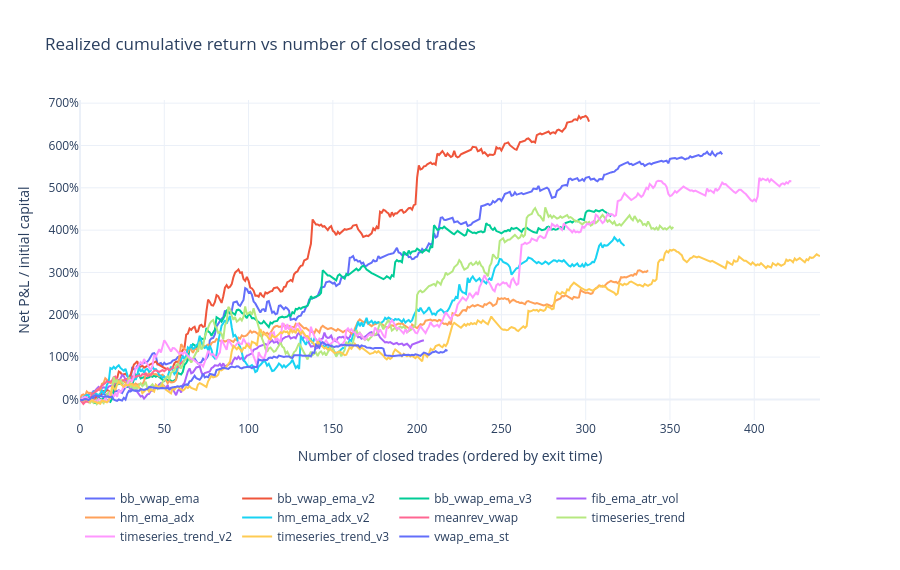

The code cell stored with this chart in its notebook:
### Markdown cell above
## 2. Edge: cumulative return vs number of trades
Click legend names to hide/show strategies; double-click to isolate one. All curves use net P&L and their own reported initial capital. Different trade counts and exposure mean this is not a like-for-like forward test.

### Code cell
interactive_equity = equity_comparison(strategies)
interactive_equity.show(renderer="plotly_mimetype")
fig = equity_small_multiples(strategies)
if EXPORT:
    interactive_equity.write_html(FIGURE_DIR / "equity_comparison.html", include_plotlyjs=True)
    fig.savefig(FIGURE_DIR / "equity_by_trade.png", dpi=160, bbox_inches="tight")
plt.show()
show_table(summary[["net_pnl", "gross_pnl", "charges", "total_return", "max_trade_drawdown", "max_daily_drawdown", "max_loss_streak"]])

### Figure 1 — Plotly figure (JSON) as saved in the notebook; plotly's stock layout.template omitted (floating-point values rounded to 4 significant figures; data arrays with more than 128 entries replaced by an {"elided": "..."} marker saying what was removed)
{"data": [{"hovertemplate": "Trade %{x}<br>Return %{y:.2%}<extra>%{fullData.name}</extra>", "mode": "lines", "name": "bb_vwap_ema", "type": "scatter", "x": {"elided": "382 int values"}, "y": {"elided": "382 float values"}}, {"hovertemplate": "Trade %{x}<br>Return %{y:.2%}<extra>%{fullData.name}</extra>", "mode": "lines", "name": "bb_vwap_ema_v2", "type": "scatter", "x": {"elided": "303 int values"}, "y": {"elided": "303 float values"}}, {"hovertemplate": "Trade %{x}<br>Return %{y:.2%}<extra>%{fullData.name}</extra>", "mode": "lines", "name": "bb_vwap_ema_v3", "type": "scatter", "x": {"elided": "316 int values"}, "y": {"elided": "316 float values"}}, {"hovertemplate": "Trade %{x}<br>Return %{y:.2%}<extra>%{fullData.name}</extra>", "mode": "lines", "name": "fib_ema_atr_vol", "type": "scatter", "x": {"elided": "205 int values"}, "y": {"elided": "205 float values"}}, {"hovertemplate": "Trade %{x}<br>Return %{y:.2%}<extra>%{fullData.name}</extra>", "mode": "lines", "name": "hm_ema_adx", "type": "scatter", "x": {"elided": "338 int values"}, "y": {"elided": "338 float values"}}, {"hovertemplate": "Trade %{x}<br>Return %{y:.2%}<extra>%{fullData.name}</extra>", "mode": "lines", "name": "hm_ema_adx_v2", "type": "scatter", "x": {"elided": "324 int values"}, "y": {"elided": "324 float values"}}, {"hovertemplate": "Trade %{x}<br>Return %{y:.2%}<extra>%{fullData.name}</extra>", "mode": "lines", "name": "meanrev_vwap", "type": "scatter", "x": [0, 1, 2, 3, 4, 5, 6, 7, 8, 9, 10, 11, 12, 13, 14, 15, 16, 17, 18, 19, 20, 21, 22, 23, 24, 25, 26, 27, 28, 29, 30, 31, 32, 33, 34, 35, 36, 37, 38, 39, 40, 41, 42, 43, 44, 45, 46, 47, 48, 49, 50, 51, 52, 53, 54, 55, 56, 57, 58, 59, 60, 61, 62], "y": [0.0, -0.05005, -0.1065, -0.0606, -0.0386, -0.06447, -0.00783, 0.1238, 0.1488, 0.1676, 0.2014, 0.228, 0.2915, 0.3189, 0.3408, 0.3849, 0.4322, 0.4065, 0.4218, 0.4471, 0.5231, 0.5406, 0.4757, 0.4503, 0.4243, 0.4388, 0.4617, 0.4753, 0.4917, 0.4615, 0.4343, 0.5426, 0.5189, 0.5348, 0.5505, 0.5684, 0.5473, 0.5993, 0.5876, 0.6192, 0.5506, 0.5698, 0.585, 0.6337, 0.6754, 0.6875, 0.6688, 0.6525, 0.6718, 0.6926, 0.6665, 0.7079, 0.7287, 0.6972, 0.712, 0.7592, 0.7331, 0.7518, 0.7703, 0.8216, 0.8585, 0.8771, 0.9288]}, {"hovertemplate": "Trade %{x}<br>Return %{y:.2%}<extra>%{fullData.name}</extra>", "mode": "lines", "name": "timeseries_trend", "type": "scatter", "x": {"elided": "353 int values"}, "y": {"elided": "353 float values"}}, {"hovertemplate": "Trade %{x}<br>Return %{y:.2%}<extra>%{fullData.name}</extra>", "mode": "lines", "name": "timeseries_trend_v2", "type": "scatter", "x": {"elided": "423 int values"}, "y": {"elided": "423 float values"}}, {"hovertemplate": "Trade %{x}<br>Return %{y:.2%}<extra>%{fullData.name}</extra>", "mode": "lines", "name": "timeseries_trend_v3", "type": "scatter", "x": {"elided": "440 int values"}, "y": {"elided": "440 float values"}}, {"hovertemplate": "Trade %{x}<br>Return %{y:.2%}<extra>%{fullData.name}</extra>", "mode": "lines", "name": "vwap_ema_st", "type": "scatter", "x": {"elided": "219 int values"}, "y": {"elided": "219 float values"}}], "layout": {"height": 570, "legend": {"orientation": "h", "y": -0.2}, "margin": {"b": 150}, "title": {"text": "Realized cumulative return vs number of closed trades"}, "xaxis": {"title": {"text": "Number of closed trades (ordered by exit time)"}}, "yaxis": {"tickformat": ".0%", "title": {"text": "Net P&L / initial capital"}}}}
